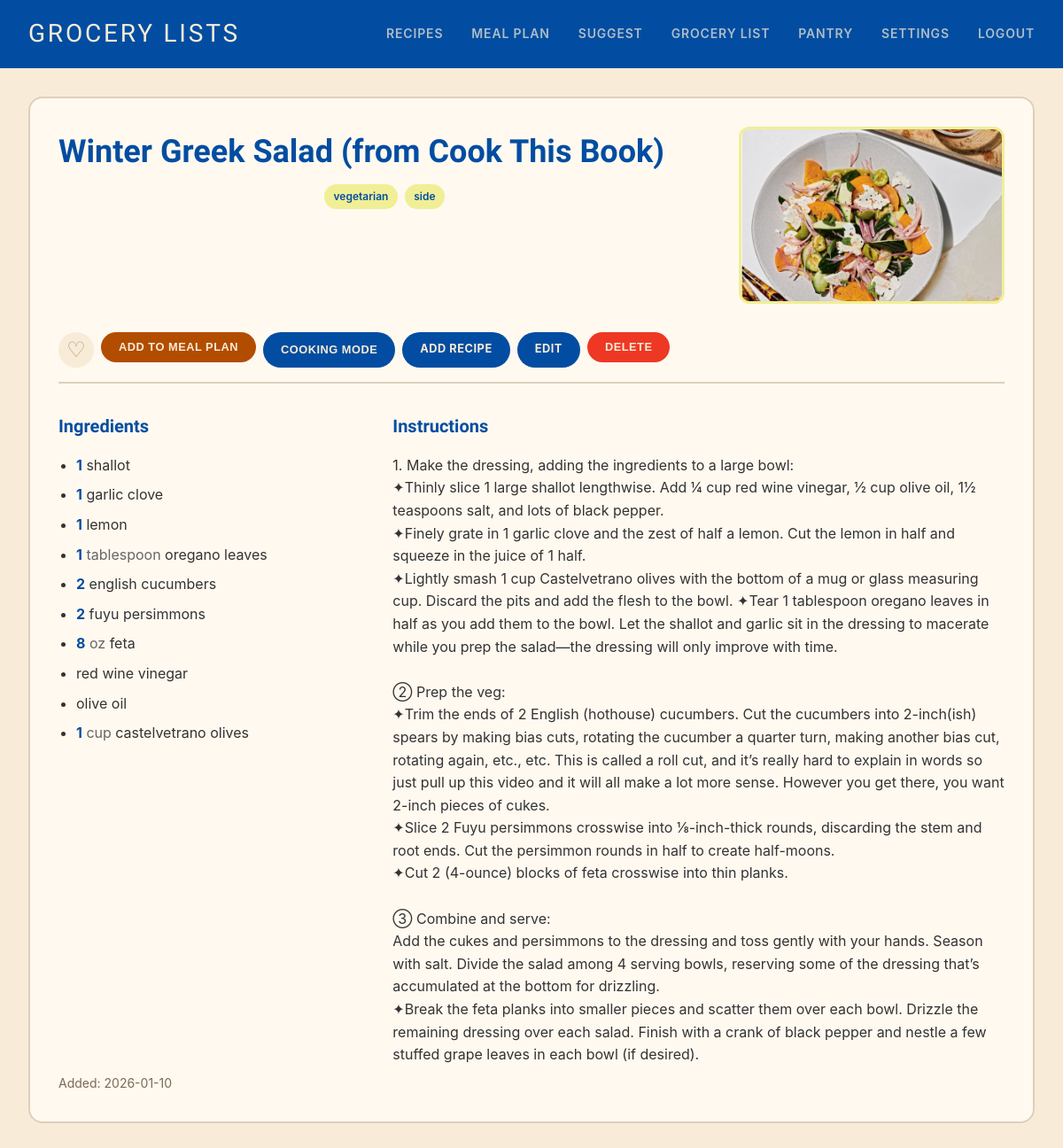
/recipes/6 (signed in), run on the app's committed database.
### tables this page shows
CREATE TABLE recipes (
            id INTEGER PRIMARY KEY AUTOINCREMENT,
            title TEXT NOT NULL,
            url TEXT,
            source TEXT,
            image_url TEXT,
            ingredients TEXT NOT NULL,  -- JSON array
            instructions TEXT,
            rating INTEGER DEFAULT 0,
            notes TEXT,
            tags TEXT,  -- JSON array
            date_added TEXT NOT NULL,
            last_made TEXT
        , is_favorite INTEGER DEFAULT 0);

### app.py (the view)
@app.route('/recipes/<int:recipe_id>')
@login_required
def recipe_detail(recipe_id):
    recipe = get_recipe(recipe_id)
    if not recipe:
        flash('Recipe not found')
        return redirect(url_for('recipes'))
    return render_template('recipe_detail.html', recipe=recipe)

### app.py (called while the page is built)
def login_required(f):
    @wraps(f)
    def decorated(*args, **kwargs):
        if not session.get('authenticated'):
            return redirect(url_for('login', next=request.url))
        return f(*args, **kwargs)
    return decorated

### database.py (called while the page is built)
def get_db():
    conn = sqlite3.connect(DATABASE_PATH)
    conn.row_factory = sqlite3.Row
    return conn

def get_recipe(recipe_id):
    conn = get_db()
    cursor = conn.cursor()
    cursor.execute("SELECT * FROM recipes WHERE id = ?", (recipe_id,))
    row = cursor.fetchone()
    conn.close()
    if row:
        return _row_to_recipe(row)
    return None

def _row_to_recipe(row):
    return {
        'id': row['id'],
        'title': row['title'],
        'url': row['url'],
        'source': row['source'],
        'image_url': row['image_url'],
        'ingredients': json.loads(row['ingredients']),
        'instructions': row['instructions'],
        'rating': row['rating'],
        'notes': row['notes'],
        'tags': json.loads(row['tags']) if row['tags'] else [],
        'date_added': row['date_added'],
        'last_made': row['last_made'],
        'is_favorite': bool(row['is_favorite']) if row['is_favorite'] else False
    }

### templates/recipe_detail.html (shortened to what this page needs)
{% extends "base.html" %}
{% block content %}
<div class="recipe-detail">
    <div class="recipe-header">
        <div class="recipe-header-text">
            <h1>{{ recipe.title }}</h1>
            {% if recipe.tags %}
            <div class="recipe-tags">
                {% for tag in recipe.tags %}
                <a href="{{ url_for('recipes', tag=tag) }}" class="tag">{{ tag }}</a>
                {% endfor %}
            </div>
            {% endif %}
        </div>
        {% if recipe.image_url %}
        <img src="{{ recipe.image_url }}" alt="{{ recipe.title }}" class="recipe-detail-image">
        {% endif %}
    </div>
    <div class="recipe-actions">
        <form action="{{ url_for('toggle_favorite_route', recipe_id=recipe.id) }}" method="POST" style="display:inline;">
            <button type="submit" class="favorite-btn detail {% if recipe.is_favorite %}active{% endif %}"
                    title="{% if recipe.is_favorite %}Remove from favorites{% else %}Add to favorites{% endif %}">
                {% if recipe.is_favorite %}&#9829;{% else %}&#9825;{% endif %}
            </button>
        </form>
        <form action="{{ url_for('add_to_plan') }}" method="POST" style="display:inline;">
            <button type="submit" class="btn btn-primary">Add to Meal Plan</button>
        </form>
        <button type="button" class="btn btn-secondary" onclick="openCookingMode(window._recipeData)">Cooking Mode</button>
        <a href="{{ url_for('add_recipe_page') }}" class="btn btn-secondary">Add Recipe</a>
        <a href="{{ url_for('edit_recipe', recipe_id=recipe.id) }}" class="btn btn-secondary">Edit</a>
        <form action="{{ url_for('delete_recipe_route', recipe_id=recipe.id) }}" method="POST"
              style="display:inline;" onsubmit="return confirm('Delete this recipe?');">
            <button type="submit" class="btn btn-danger">Delete</button>
        </form>
    </div>
    <div class="recipe-content">
        <div class="recipe-ingredients">
            <h2>Ingredients</h2>
            <ul>
                {% for ingredient in recipe.ingredients %}
                <li>
                    {% if ingredient.qty or ingredient.unit %}
                        {% if ingredient.qty %}<span class="ing-qty">{{ ingredient.qty | int if ingredient.qty == ingredient.qty | int else ingredient.qty }}</span> {% endif %}
                        {% if ingredient.unit %}<span class="ing-unit">{{ ingredient.unit }}</span> {% endif %}
                        <span class="ing-name">{{ ingredient.name }}</span>
                    {% else %}
                        {{ ingredient.raw if ingredient.raw else ingredient.name }}
                    {% endif %}
                </li>
                {% endfor %}
            </ul>
        </div>
        <div class="recipe-instructions">
            <h2>Instructions</h2>
            {% if recipe.instructions %}
            <div class="instructions-text">{{ recipe.instructions | safe }}</div>
            {% else %}
            <p class="muted">No instructions saved. <a href="{{ url_for('edit_recipe', recipe_id=recipe.id) }}">Add them?</a></p>
            {% endif %}
        </div>
    </div>
    <p class="recipe-meta">Added: {{ recipe.date_added[:10] }}</p>
</div>
{% endblock %}

### static/style.css (style rules this page uses)
* { box-sizing: border-box; margin: 0; padding: 0; }
body { font-family: -apple-system, BlinkMacSystemFont, 'Segoe UI', Roboto, Oxygen, Ubuntu, sans-serif; line-height: 1.6; color: #333; background: #F8ECD8; }
a { color: #024DA1; text-decoration: none; }
h1, h2, h3 { color: #024DA1; font-family: 'Baumans', -apple-system, BlinkMacSystemFont, sans-serif; }
.btn { display: inline-block; padding: 0.6rem 1.25rem; border-radius: 30px; border: none; cursor: pointer; font-size: 0.8rem; font-weight: 700; text-transform: uppercase; letter-spacing: 0.04em; transition: all 0.25s; text-align: center; }
.btn-primary { background: #B24D00; color: #F8ECD8; }
.btn-secondary { background: #024DA1; color: #F8ECD8; }
.btn-danger { background: #EE3823; color: #F8ECD8; }
.recipe-tags { display: flex; flex-wrap: wrap; gap: 0.5rem; margin-top: 0.5rem; justify-content: center; }
.tag { display: inline-block; padding: 0.25rem 0.65rem; background: #F0EF95; color: #024DA1; border-radius: 30px; font-size: 0.75rem; font-weight: 600; }
.recipe-detail { background: #FFF9F0; border-radius: 16px; padding: 2rem; border: 2px solid #DDD0BC; }
.recipe-header { display: flex; gap: 2rem; margin-bottom: 2rem; }
.recipe-header-text { flex: 1; }
.recipe-header h1 { font-size: 2.25rem; margin-bottom: 0.5rem; }
.recipe-detail-image { width: 300px; height: 200px; object-fit: cover; border-radius: 12px; border: 3px solid #F0EF95; }
.recipe-actions { display: flex; gap: 0.5rem; margin-bottom: 2rem; padding-bottom: 1rem; border-bottom: 2px solid #DDD0BC; flex-wrap: wrap; }
.recipe-content { display: grid; grid-template-columns: 1fr 2fr; gap: 2rem; }
.recipe-ingredients h2, .recipe-instructions h2 { font-size: 1.25rem; margin-bottom: 1rem; }
.recipe-ingredients ul { list-style: disc; padding-left: 1.25rem; }
.recipe-ingredients li { margin-bottom: 0.5rem; }
.ing-qty { font-weight: 700; color: #024DA1; }
.ing-unit { font-weight: 400; color: #666; }
.ing-name { font-weight: 400; }
.instructions-text { white-space: pre-wrap; }
.recipe-meta { color: #7a6a55; font-size: 0.875rem; margin-top: 0.5rem; }
.favorite-btn { background: rgba(255, 249, 240, 0.85); border: none; cursor: pointer; font-size: 1.35rem; line-height: 1; width: 2.25rem; height: 2.25rem; border-radius: 50%; display: flex; align-items: center; justify-content: center; color: #B09D85; transition: color 0.2s, background 0.2s; }
.favorite-btn.detail { font-size: 1.5rem; width: 2.5rem; height: 2.5rem; background: #F8ECD8; }

### data on the page
recipes: title "Winter Greek Salad (from Cook This Book)", image_url (picture), instructions "1. Make the dressing, adding the ingredients to a large bowl: ✦Thinly slice 1 large shallot lengthwise. Add ¼ cup red wine vinegar, ½ cup olive oil, 1½ teaspoons salt, and lots of black pepper. ✦Finely grate in 1 garlic clove and the zest of half a lemon. Cut the lemon in half and squeeze in the juice of 1 half. ✦Lightly smash 1 cup Castelvetrano olives with the bottom of a mug or glass measuring cup. Discard the pits and add the flesh to the bowl. ✦Tear 1 tablespoon oregano leaves in half as you add them to the bowl. Let the shallot and garlic sit in the dressing to macerate while you prep the salad—the dressing will only improve with time. ② Prep the veg: ✦Trim the ends of 2 English…", date_added "2026-01-10"

### other printed values
{{ tag }} "vegetarian" "side"
{{ ingredient.name }} "shallot" "garlic clove" "lemon" "oregano leaves" "english cucumbers" "fuyu persimmons" "feta" "castelvetrano olives"
{{ ingredient.unit }} "tablespoon" "oz" "cup"
{{ ingredient.raw if ingredient.raw else ingredient.name }} "red wine vinegar" "olive oil"
